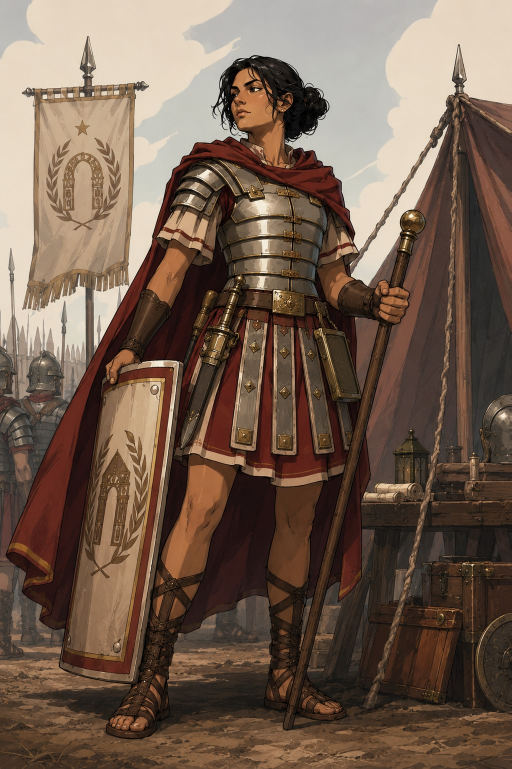
#> input picture players/Juliana.jpeg, 1023 x 1537 px (shown at 1/2 size)
$ python -i generate_player_tokens.py   (imports and definitions only)
#> lines starting #> are read from the running program, lines starting #| are printed output that depends on the picture
#> further down, picture is the input picture: PIL image 1023x1537 RGB; mean R, G, B 114.4, 93.5, 78.4
#!/usr/bin/env python3
"""
Generate MapTool .rptok PC tokens from JSON character sheets in players/.
Property names match RomanCampaign vJMR-1.cmpgn (Meleks Simple 5e Basic type).

Usage:
  python scripts/generate_player_tokens.py           # all sheets in players/
  python scripts/generate_player_tokens.py players/Marcus.json

Output: Maptool/tokens/players/<CharacterName>.rptok
"""

import base64
import hashlib
import io
import json
import struct
import sys
import uuid
import xml.etree.ElementTree as ET
import zipfile
import zlib
from pathlib import Path

try:
    from PIL import Image as PILImage
    HAS_PIL = True
except ImportError:
    HAS_PIL = False

REPO_ROOT    = Path(__file__).parent.parent
SCRIPTS_DIR  = Path(__file__).parent
PLAYERS_DIR  = REPO_ROOT / "players"
OUTPUT_DIR   = REPO_ROOT / "Maptool" / "tokens" / "players"
MACROS_XML   = SCRIPTS_DIR / "standard_token_macros.xml"

# ── Role armor (roles.qmd 137-154) ───────────────────────────────────────────

ROLE_ARMOR = {
    "Optio":            {"armor": "Lorica Hamata",       "base_ac": 14, "dex_cap": 2, "shield": True,  "flat": False},
    "Tesserarius":      {"armor": "Lorica Squamata",     "base_ac": 14, "dex_cap": 2, "shield": True,  "flat": False},
    "Aquilifer":        {"armor": "Lorica Segmentata",   "base_ac": 17, "dex_cap": 0, "shield": False, "flat": True},
    "Signifer":         {"armor": "Lorica Hamata",       "base_ac": 14, "dex_cap": 2, "shield": False, "flat": False},
    "Cornicen":         {"armor": "Lorica Squamata",     "base_ac": 14, "dex_cap": 2, "shield": False, "flat": False},
    "Medicus":          {"armor": "Lorica Hamata",       "base_ac": 14, "dex_cap": 2, "shield": False, "flat": False},
    "Haruspex":         {"armor": "Linothorax",          "base_ac": 12, "dex_cap": 3, "shield": False, "flat": False},
    "Faber":            {"armor": "Lorica Hamata",       "base_ac": 14, "dex_cap": 2, "shield": True,  "flat": False},
    "Librarius":        {"armor": "Lorica Squamata",     "base_ac": 14, "dex_cap": 2, "shield": False, "flat": False},
    "Explorator":       {"armor": "Lorica Squamata",     "base_ac": 14, "dex_cap": 2, "shield": False, "flat": False},
    "Frumentarius":     {"armor": "Lorica Hamata",       "base_ac": 14, "dex_cap": 2, "shield": True,  "flat": False},
    "Sacerdos":         {"armor": "Lorica Squamata",     "base_ac": 14, "dex_cap": 2, "shield": False, "flat": False},
    "Flamen Martialis": {"armor": "Linothorax (red)",    "base_ac": 12, "dex_cap": 3, "shield": False, "flat": False},
    "Capsarius":        {"armor": "Linothorax",          "base_ac": 12, "dex_cap": 3, "shield": False, "flat": False},
    "Custos Armorum":   {"armor": "Lorica Segmentata",   "base_ac": 17, "dex_cap": 0, "shield": True,  "flat": True},
    "Foederatus":       {"armor": "Lorica Squamata",     "base_ac": 14, "dex_cap": 2, "shield": False, "flat": False},
}

# ── Campaign property name mappings (RomanCampaign vJMR-1 Basic type) ─────────

ABILITY_FULL  = {"STR": "Strength", "DEX": "Dexterity", "CON": "Constitution",
                 "INT": "Intelligence", "WIS": "Wisdom", "CHA": "Charisma"}
ABILITY_MOD   = {"STR": "StrMod", "DEX": "DexMod", "CON": "ConMod",
                 "INT": "IntMod", "WIS": "WisMod", "CHA": "ChaMod"}
ABILITY_SAVE  = {"STR": "StrSave", "DEX": "DexSave", "CON": "ConSave",
                 "INT": "IntSave", "WIS": "WisSave", "CHA": "ChaSave"}

SKILL_PROP = {
    "Acrobatics": "Acrobatics", "Animal Handling": "AnimalHandling",
    "Arcana": "Arcana", "Athletics": "Athletics", "Deception": "Deception",
    "History": "History", "Insight": "Insight", "Intimidation": "Intimidation",
    "Investigation": "Investigation", "Medicine": "Medicine", "Nature": "Nature",
    "Perception": "Perception", "Performance": "Performance", "Persuasion": "Persuasion",
    "Religion": "Religion", "Sleight of Hand": "SleightOfHand",
    "Stealth": "Stealth", "Survival": "Survival",
}

SKILL_ABILITY = {
    "Acrobatics": "DEX", "Animal Handling": "WIS", "Arcana": "INT",
    "Athletics": "STR", "Deception": "CHA", "History": "INT",
    "Insight": "WIS", "Intimidation": "CHA", "Investigation": "INT",
    "Medicine": "WIS", "Nature": "INT", "Perception": "WIS",
    "Performance": "CHA", "Persuasion": "CHA", "Religion": "INT",
    "Sleight of Hand": "DEX", "Stealth": "DEX", "Survival": "WIS",
}

ABILITIES = ["STR", "DEX", "CON", "INT", "WIS", "CHA"]

# [17 lines left out: functions get_class_levels, class_display_string, not called in this run]

ALL_CLASSES = ["Artificer", "Barbarian", "Bard", "Cleric", "Druid", "Fighter",
               "Monk", "Paladin", "Ranger", "Rogue", "Sorcerer", "Warlock", "Wizard"]

CLASS_HD = {
    "Artificer": 8, "Barbarian": 12, "Bard": 8, "Cleric": 8, "Druid": 8,
    "Fighter": 10, "Monk": 8, "Paladin": 10, "Ranger": 10, "Rogue": 8,
    "Sorcerer": 6, "Warlock": 8, "Wizard": 6,
}

SLOT_NAMES = ["First", "Second", "Third", "Fourth", "Fifth", "Sixth",
              "Seventh", "Eighth", "Ninth"]

# Spell slots by class at level 4 (full casters gain +1 second-level slot at L4)
SPELL_SLOTS_L3 = {
    "Bard":      [4, 3, 0, 0, 0, 0, 0, 0, 0],
    "Cleric":    [4, 3, 0, 0, 0, 0, 0, 0, 0],
    "Druid":     [4, 3, 0, 0, 0, 0, 0, 0, 0],
    "Sorcerer":  [4, 3, 0, 0, 0, 0, 0, 0, 0],
    "Wizard":    [4, 3, 0, 0, 0, 0, 0, 0, 0],
    "Warlock":   [0, 2, 0, 0, 0, 0, 0, 0, 0],  # pact slots (no change L4)
    "Paladin":   [3, 0, 0, 0, 0, 0, 0, 0, 0],  # half-caster (no change L4)
    "Ranger":    [3, 0, 0, 0, 0, 0, 0, 0, 0],
    "Artificer": [3, 0, 0, 0, 0, 0, 0, 0, 0],  # half-caster (no change L4)
}


# ── Stat helpers ─────────────────────────────────────────────────────────────

def ability_mod(score):
    return (score - 10) // 2

def prof_bonus(level):
    return 2 + (level - 1) // 4

# [41 lines left out: functions calc_ac, calc_skills, calc_saves, not called in this run]


# ── Portrait loading ──────────────────────────────────────────────────────────

IMAGE_EXTS = {".jpg", ".jpeg", ".png", ".gif", ".webp"}

def _pil_to_png(img, size=200):
#> called with size = 200
    img  = img.convert("RGBA")
    w, h = img.size
#> w = 1023; h = 1537
    if h > w:
        # Portrait orientation: crop top square — face/head sits in upper portion
        img = img.crop((0, 0, w, w))
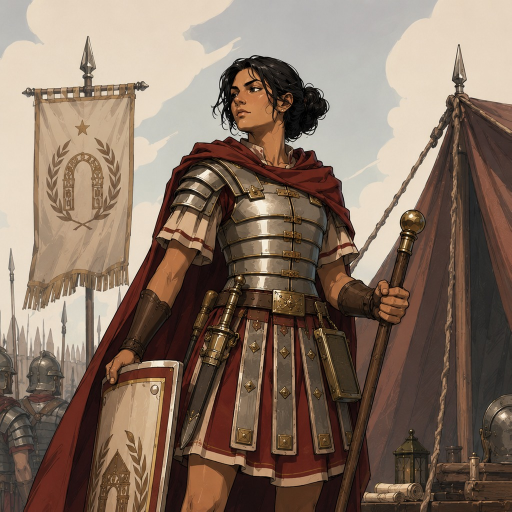
#> img: PIL image 1023x1023 RGBA (shown at 1/2 size); mean R, G, B, A 133.2, 112.9, 97.6, 255
    else:
        # Landscape or square: center crop
        side = min(w, h)
        img  = img.crop(((w-side)//2, (h-side)//2, (w+side)//2, (h+side)//2))
    img  = img.resize((size, size), PILImage.LANCZOS)
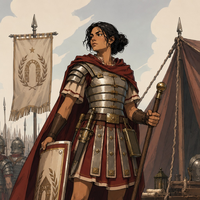
#> img: PIL image 200x200 RGBA; mean R, G, B, A 133.2, 112.9, 97.6, 255
    buf  = io.BytesIO()
    img.save(buf, format="PNG")
    return buf.getvalue()

# [26 lines left out: functions load_portrait, _chunk, make_color_png, not called in this run]

def hex_to_rgb(h):
    h = h.lstrip("#")
    return int(h[0:2], 16), int(h[2:4], 16), int(h[4:6], 16)

def new_baguid():
    return base64.b64encode(uuid.uuid4().bytes).decode()


# ── Macro builder ─────────────────────────────────────────────────────────────

def _xe(s):
    """XML-escape a string for embedding in element text."""
    return str(s).replace("&", "&amp;").replace("<", "&lt;").replace(">", "&gt;")

# [399 lines left out: functions _macro_entry, _bcast, _roll_box, _attack_cmd, build_macros_xml, _prop and 4 more, not called in this run]


# [2 lines not run here, left out]

>>> from PIL import Image
>>> picture = Image.open('../players/Juliana.jpeg')
>>> result = _pil_to_png(picture)
